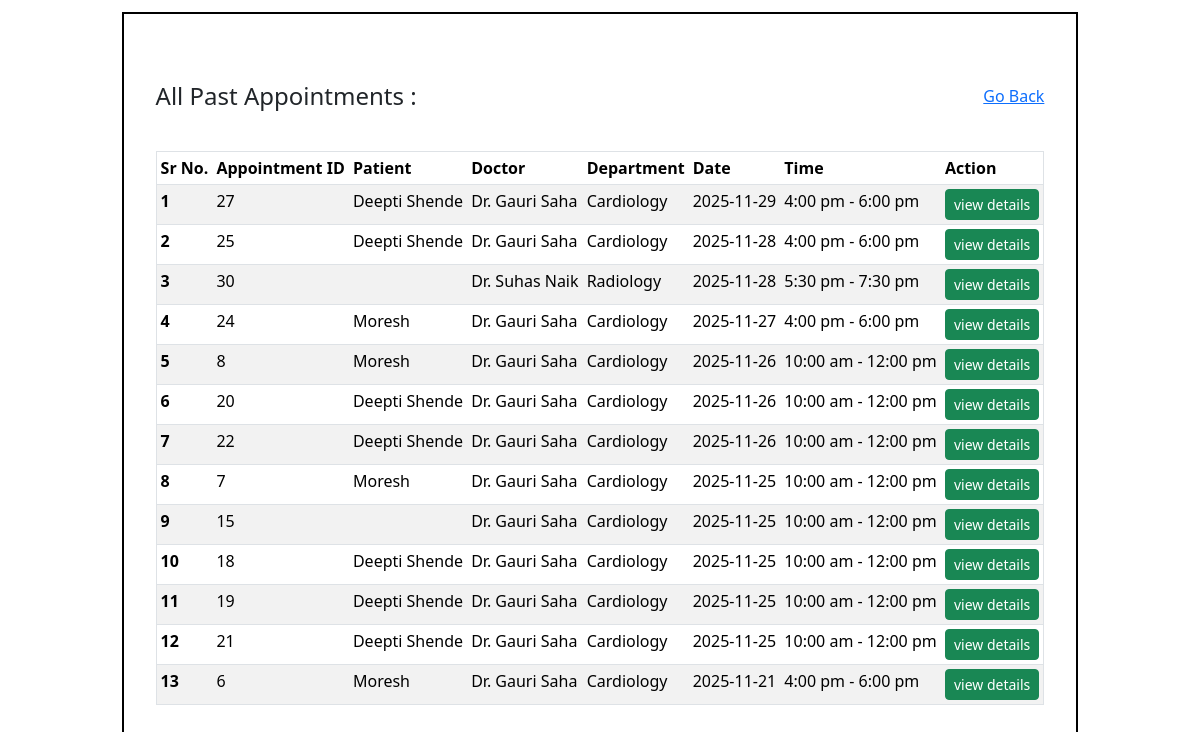
Page /admin_completed_appointments on the earlier database version.
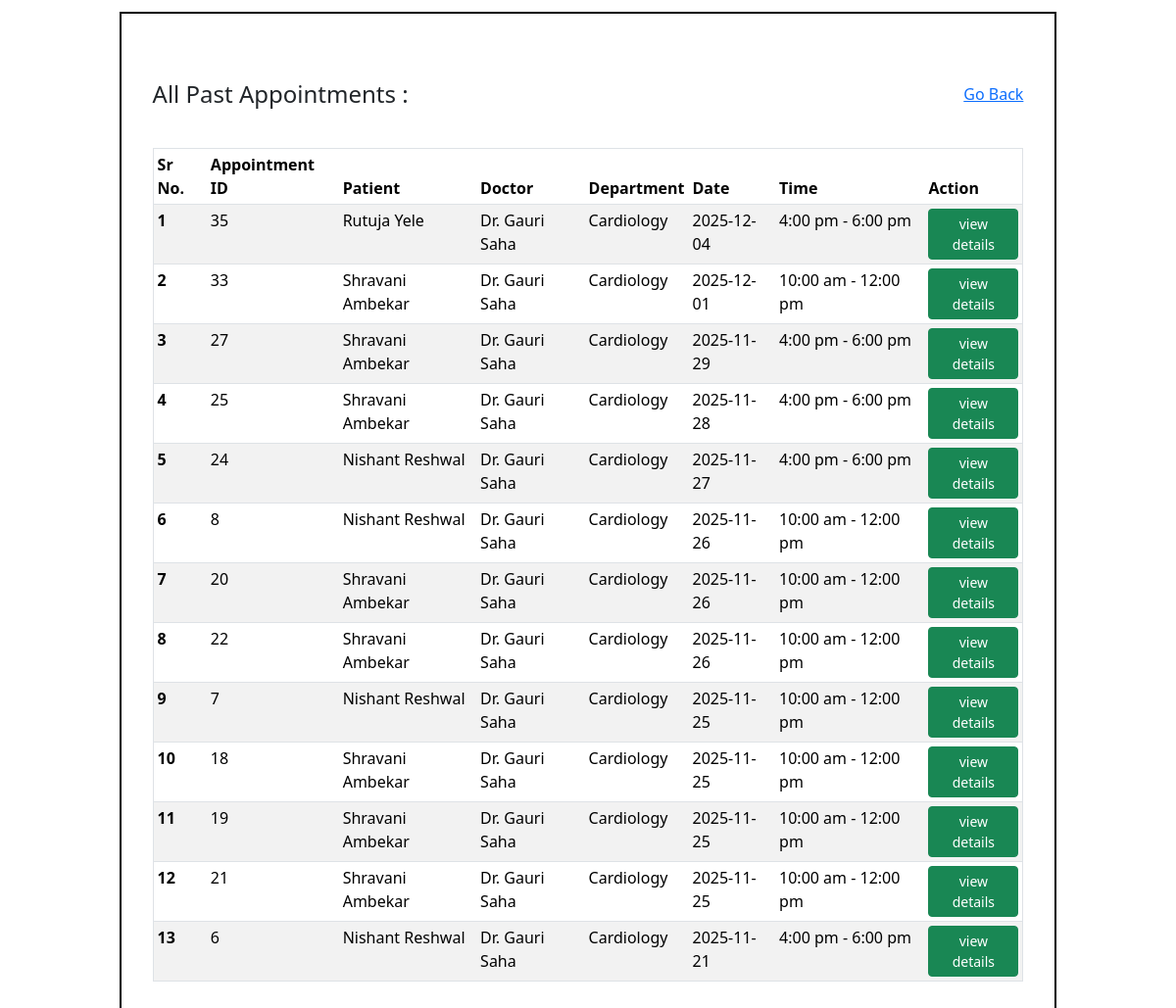
Same page on the later database version.
### application/models.py (models this page shows)
class Appointment(db.Model):
    __tablename__ = "Appointment"
    appointment_id = db.Column(db.Integer, primary_key=True)
    date = db.Column(db.String() , nullable=False)
    time = db.Column(db.String(), nullable=False)
    status = db.Column(db.String(), default='Upcoming', nullable=False)
    doctor_id = db.Column(db.Integer, db.ForeignKey('Doctor.doctor_id'))   #foreignkey
    patient_id = db.Column(db.Integer, db.ForeignKey('Patient.patient_id'))  #foreignkey

class Patient(db.Model):
    __tablename__ = "Patient"
    patient_id = db.Column(db.Integer, primary_key=True)
    name = db.Column(db.String(), nullable=False)
    phone = db.Column(db.String())
    age = db.Column(db.Integer)
    gender = db.Column(db.String())
    email = db.Column(db.String(), unique=True)
    username = db.Column(db.String(), unique=True, nullable=False)
    password = db.Column(db.String(), nullable=False)
    address = db.Column(db.String())
    patient_type = db.Column(db.String(), default='OPD')  # OPD/IPD
    status = db.Column(db.String(), default='Active')
    consultant = db.Column(db.Integer, db.ForeignKey('Doctor.doctor_id'))  #foreignkey
    appointments = db.relationship('Appointment', backref='patient', lazy=True)  # relationship
    treatment = db.relationship('Treatment', backref='patient', lazy=True) #realtionship

class Doctor(db.Model):
    __tablename__ = "Doctor"
    doctor_id = db.Column(db.Integer, primary_key=True)
    name = db.Column(db.String(), nullable = False)
    phone = db.Column(db.String(), nullable = False)
    age = db.Column(db.Integer, nullable = False)
    gender = db.Column(db.String(), nullable = False)
    email = db.Column(db.String(), unique=True, nullable = False)
    username = db.Column(db.String(), unique=True, nullable=False)
    password = db.Column(db.String(), nullable=False)
    appointments = db.relationship('Appointment', backref='doctor', lazy=True)  # relationship
    dept_id= db.Column(db.Integer, db.ForeignKey('Department.department_id'))    #foreignkey
    role = db.Column(db.String())
    info = db.Column(db.String())
    exp_year = db.Column(db.Integer)

class Department(db.Model):
    __tablename__ = "Department"
    department_id = db.Column(db.Integer, primary_key = True)
    department_name = db.Column(db.String(), nullable=False)
    info = db.Column(db.String(), nullable=False)
    doctors = db.relationship('Doctor', backref='dept', lazy=True) #relationship

### application/controllers.py (the view)
@app.route("/admin_completed_appointments")
def admin_completed_appointments():
    completed_appoints = Appointment.query.filter_by(status="Completed").order_by(Appointment.date.desc()).all()
    return render_template("view_all_ap.html", completed_appoints=completed_appoints)

### templates/view_all_ap.html (shortened to what this page needs)
<!DOCTYPE html>
<html lang="en">
    <head>
        <link rel="stylesheet" href="/static/style.css">
        <link href="https://cdn.jsdelivr.net/npm/bootstrap@5.3.8/dist/css/bootstrap.min.css" rel="stylesheet"
>
    </head>
    <body>
        <div id="main">
            <div id="canvas">
                <div id="content">
                    <div class="container my-5">
                        <div class="d-flex justify-content-between align-items-center mb-3">
                            <h4 class="m-0 me-2">All Past Appointments : </h4> <br>
                            <a  href="/admin"> Go Back</a>
                        </div>
                        <br>
                        <table class="table table-sm border table-striped">
                            <thead>
                                <tr>
                                    <th scope="col">Sr No.</th>
                                    <th scope="col">Appointment ID</th>
                                    <th scope="col">Patient</th>
                                    <th scope="col">Doctor</th>
                                    <th scope="col">Department</th>
                                    <th scope="col">Date</th>
                                    <th scope="col">Time</th>
                                    <th scope="col">Action</th>
                                </tr>
                            </thead>
                            <tbody>
                                {% for a in completed_appoints %}
                                <tr>
                                    <th scope="row">{{ loop.index }}</th>
                                    <td>{{ a.appointment_id }}</td>
                                    <td>{{ a.patient.name }}</td>
                                    <td>Dr. {{ a.doctor.name }}</td>
                                    <td>{{ a.doctor.dept.department_name }}</td>
                                    <td>{{ a.date }}</td>
                                    <td>{{ a.time }}</td>
                                    <td class="text-center">
                                        <a href="/view_patient_history/{{a.appointment_id}}" class="btn btn-success btn-sm">view details</a>
                                    </td>
                                </tr>
                                {% endfor %}
                            </tbody>
                        </table>
                </div>
            </div>
        </div>
    </body>
</html>

### static/style.css (style rules this page uses)
* { margin: 0; }
#main,canvas { border: 2px solid white; margin-top: 10px; height: auto; }
#canvas { width: 60%; height: 600px; margin:auto; border: 2px solid black; }

### templates/view_all_ap.html (style rules this page uses)
#canvas { padding: 20px; height: auto; width: 80%; }

Differences in the rows shown:
removed Appointment: appointment_id "30", doctor.name "Suhas Naik", doctor.dept.department_name "Radiology", date "2025-11-28", time "5:30 pm - 7:30 pm"
removed Appointment: appointment_id "15", doctor.name "Gauri Saha", doctor.dept.department_name "Cardiology", date "2025-11-25", time "10:00 am - 12:00 pm"
added Appointment: appointment_id "35", patient.name "Rutuja Yele", doctor.name "Gauri Saha", doctor.dept.department_name "Cardiology", date "2025-12-04", time "4:00 pm - 6:00 pm"
added Appointment: appointment_id "33", patient.name "Shravani Ambekar", doctor.name "Gauri Saha", doctor.dept.department_name "Cardiology", date "2025-12-01", time "10:00 am - 12:00 pm"
changed through a linked row, Appointment id 27: patient.name "Deepti Shende" → "Shravani Ambekar"
changed through a linked row, Appointment id 25: patient.name "Deepti Shende" → "Shravani Ambekar"
changed through a linked row, Appointment id 24: patient.name "Moresh" → "Nishant Reshwal"
changed through a linked row, Appointment id 8: patient.name "Moresh" → "Nishant Reshwal"
changed through a linked row, Appointment id 20: patient.name "Deepti Shende" → "Shravani Ambekar"
changed through a linked row, Appointment id 22: patient.name "Deepti Shende" → "Shravani Ambekar"
changed through a linked row, Appointment id 7: patient.name "Moresh" → "Nishant Reshwal"
changed through a linked row, Appointment id 18: patient.name "Deepti Shende" → "Shravani Ambekar"
changed through a linked row, Appointment id 19: patient.name "Deepti Shende" → "Shravani Ambekar"
changed through a linked row, Appointment id 21: patient.name "Deepti Shende" → "Shravani Ambekar"
changed through a linked row, Appointment id 6: patient.name "Moresh" → "Nishant Reshwal"
